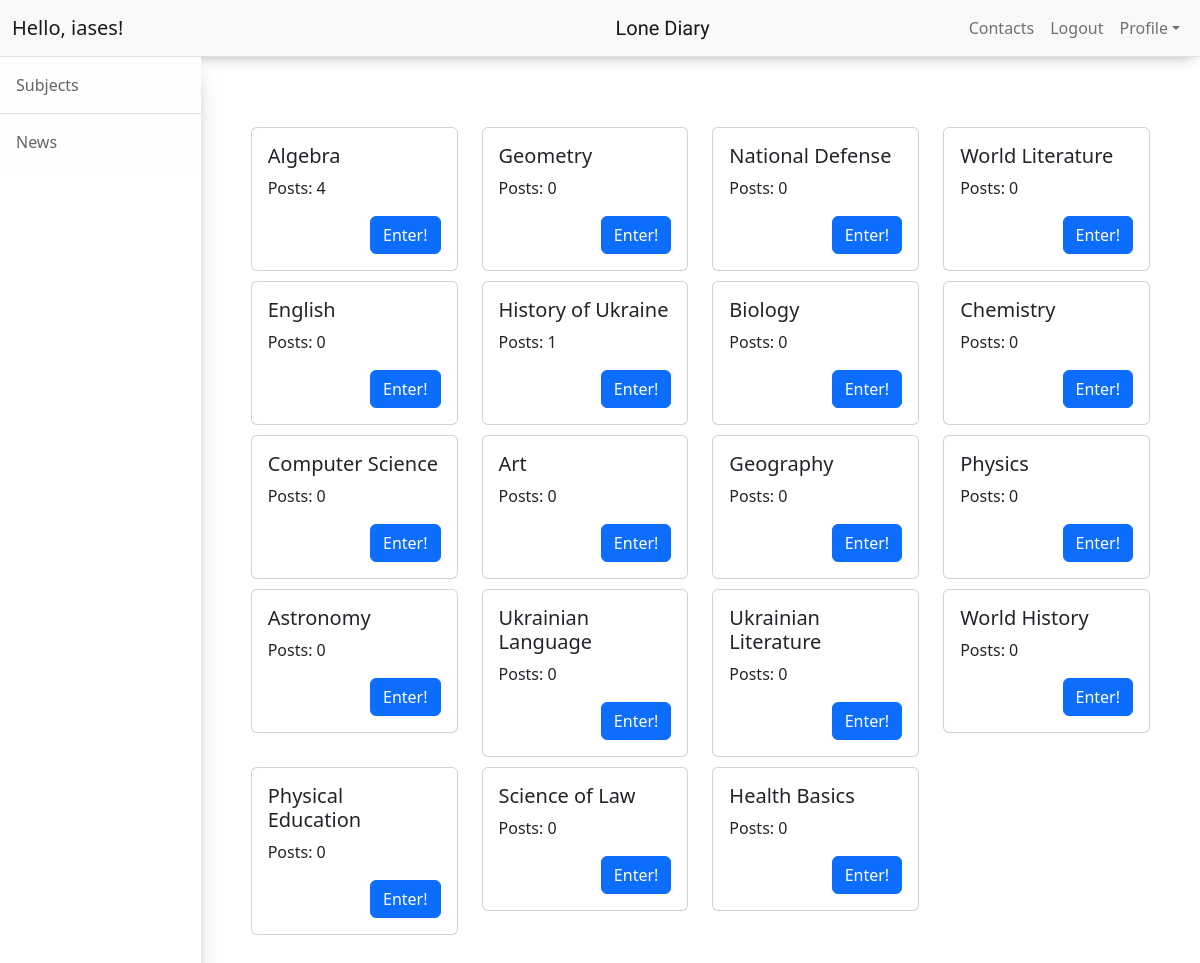
Page /subjects (signed in) on the committed database.
### mainsite/models.py (models this page shows, shortened)
class Course(models.Model):
    title = models.CharField(max_length=30, verbose_name="Назва")
    class Meta:
        verbose_name = "Курс"
        verbose_name_plural = "Курси"

### mainsite/views.py (the view)
# urls.py: path('subjects', views.subjects, name='subjects'),
def subjects(request):
    courses = Course.objects.all()
    context = {
        'courses': [
            {
                'id': course.id,
                'title': course.title,
                'posts_amount': course.lesson_set.count(),
            }
            for course in courses
        ]
    }
    return render(request, 'mainsite/subjects.html', context)

### templates/mainsite/subjects.html
{% extends 'mainsite/base.html' %}
{% block content %}
<div class="main" style="display: flex;">
    {% include 'mainsite/includes/sidebar_pupil.html' %}
    <div class="content" style="width: 90%; display: block; margin: 50px;">
        <div class="row" style="padding-top: 10px; padding-bottom: 320px;">
            {% for course in courses %}
                <div class="col-sm-3" style="margin-top: 10px;">
                    <div class="card">
                        <div class="card-body">
                            <h5 class="card-title">{{course.title}}</h5>
                            <p class="card-text">Posts: {{course.posts_amount}}</p>
                            <a href="{% url 'posts' course_id=course.id %}" class="btn btn-primary" style="float: right;">Enter!</a>
                        </div>
                    </div>
                </div>
            {% endfor %}
        </div>
    </div>
</div>
{% endblock %}

### templates/mainsite/base.html (shortened to what this page needs)
<!DOCTYPE html>
<html lang="en">
{% load static %}
<head>
    <link href="{% static 'mainsite/css/styles.css' %}" rel="stylesheet"/>
</head>
<body>
<div id="page-content-wrapper">
    <nav class="navbar navbar-expand-lg navbar-light bg-light border-bottom" style="-webkit-box-shadow: 0px 7px 13px -7px rgba(0,0,0,0.31); -moz-box-shadow: 0px 7px 13px -7px rgba(0,0,0,0.31); box-shadow: 0px 7px 13px -7px rgba(0,0,0,0.31);">
        <div class="container-fluid">
            <div class="collapse navbar-collapse" id="navbarSupportedContent">
                {% if user.is_authenticated %}
                    <div class="navbar-brand">Hello, {{ user.username }}!</div>
                {% else %}
                    <div class="navbar-brand">Hello</div>
                {% endif %}
                <a class="navbar-brand" href="/" style='padding-left: 40.5%; font-family: "Poetsen One", sans-serif; font-weight: 400; font-style: normal; font-size: 20px;'>Lone Diary</a>
                <ul class="navbar-nav ms-auto mt-2 mt-lg-0">
                    <li class="nav-item"><a class="nav-link" href="{% url 'contacts' %}">Contacts</a></li>
                    {% if user.is_authenticated %}
                    <li class="nav-item"><a class="nav-link" href="{% url 'logout' %}">Logout</a></li>
                    {% else %}
                    <li class="nav-item"><a class="nav-link" href="{% url 'login' %}">Login</a>
                    <li class="nav-item"><a class="nav-link" href="#">|</a>
                    <li class="nav-item"><a class="nav-link" href="{% url 'register' %}">Registration   </a>
                    {% endif %}
                    <li class="nav-item dropdown">
                        <a class="nav-link dropdown-toggle" id="navbarDropdown" href="#" role="button"
                           data-bs-toggle="dropdown" aria-haspopup="true" aria-expanded="false">Profile</a>
                    </li>
                </ul>
            </div>
        </div>
    </nav>
    {% block content %}
    {% endblock %}
</div>
</body>
</html>

### rows in the picture
Course: title "Algebra"
Course: title "Geometry"
Course: title "National Defense"
Course: title "World Literature"
Course: title "English"
Course: title "History of Ukraine"
Course: title "Biology"
Course: title "Chemistry"
Course: title "Computer Science"
Course: title "Art"
Course: title "Geography"
Course: title "Physics"
Course: title "Astronomy"
Course: title "Ukrainian Language"
Course: title "Ukrainian Literature"
Course: title "World History"
Course: title "Physical Education"
Course: title "Science of Law"
Course: title "Health Basics"

### other values in the picture
{{ user.username }} "iases"
{{ course.posts_amount }} "4" "0" "0" "0" "0" "1" "0" "0" "0" "0" "0" "0" "0" "0" "0" "0" "0" "0" "0"
